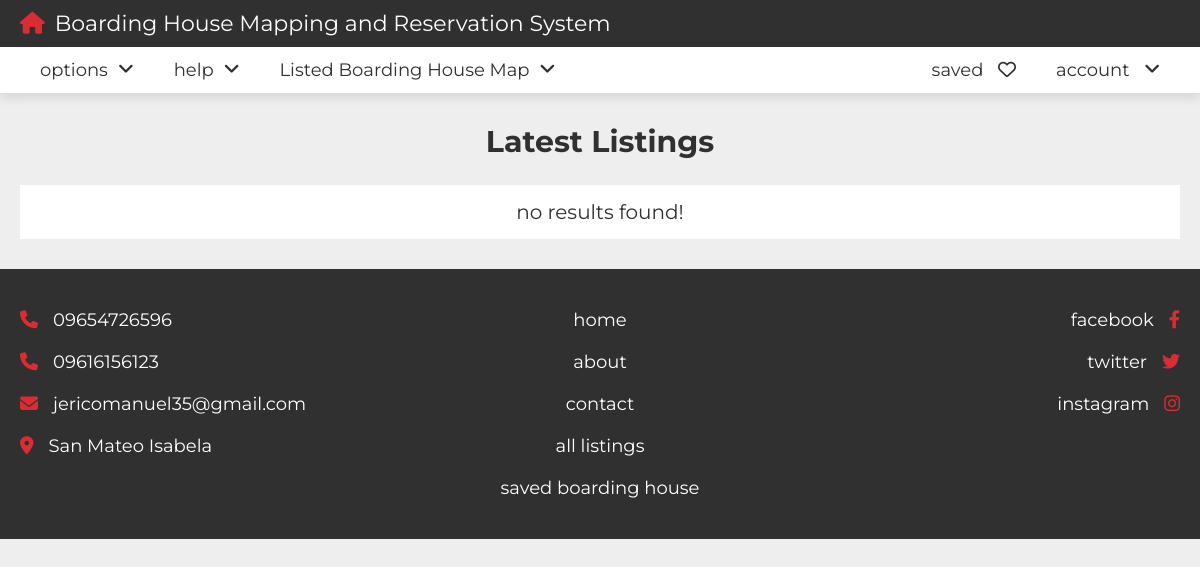
The page /search.php on the database as committed earlier.
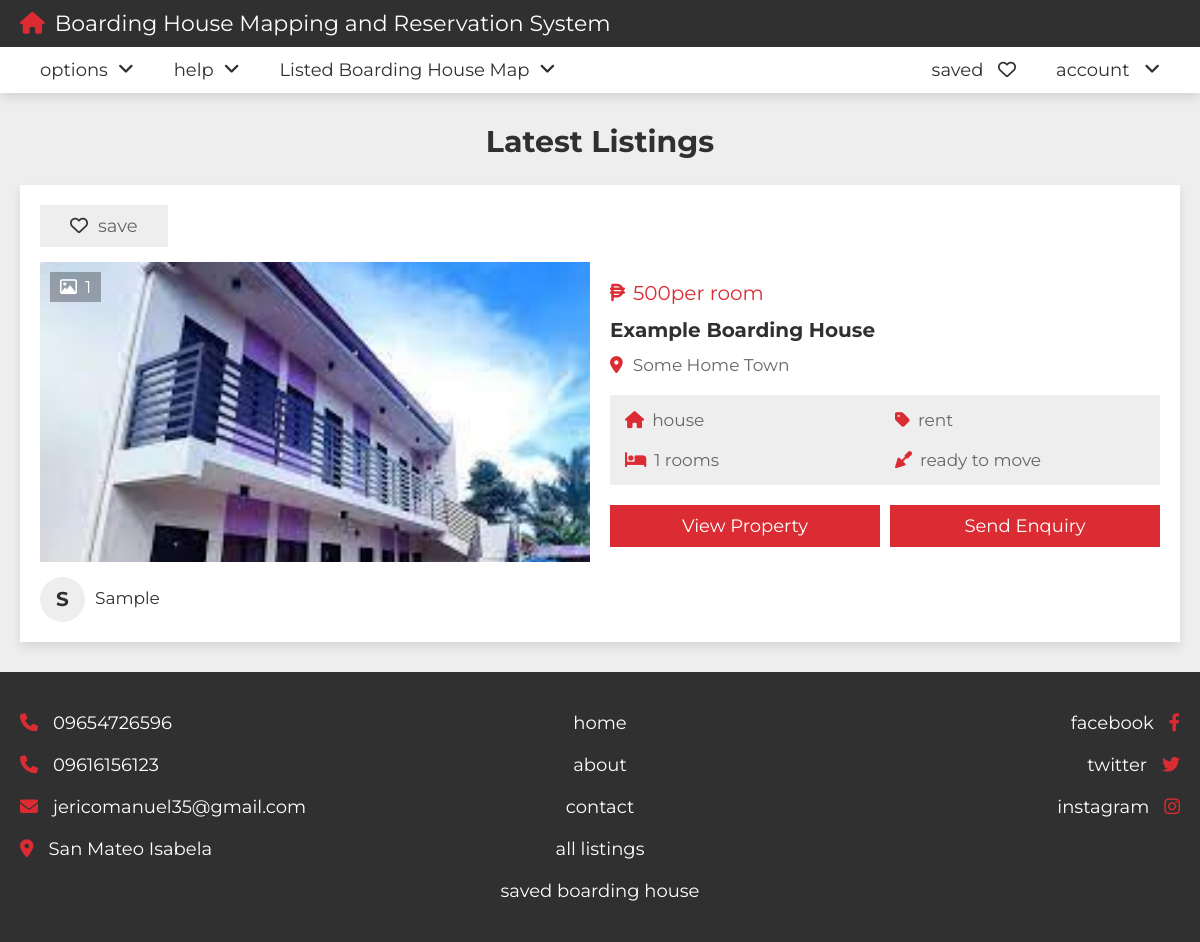
The same page on the database as committed later.
### tables this page shows
CREATE TABLE IF NOT EXISTS `property` (
  `id` varchar(20) NOT NULL,
  `user_id` varchar(20) NOT NULL,
  `property_name` varchar(50) NOT NULL,
  `address` varchar(100) NOT NULL,
  `price` varchar(50) NOT NULL,
  `type` varchar(50) NOT NULL,
  `offer` varchar(50) NOT NULL,
  `status` varchar(50) NOT NULL,
  `rooms` varchar(50) NOT NULL,
  `deposite` varchar(50) NOT NULL,
  `bedroom` varchar(50) NOT NULL,
  `bathroom` varchar(50) NOT NULL,
  `availability` varchar(50) NOT NULL,
  `wifi_connection` varchar(50) NOT NULL,
  `water_supply` varchar(50) NOT NULL,
  `electricity` varchar(50) NOT NULL,
  `parking_area` varchar(50) NOT NULL,
  `school_area` varchar(50) NOT NULL,
  `image_01` varchar(50) NOT NULL,
  `image_02` varchar(50) NOT NULL,
  `image_03` varchar(50) NOT NULL,
  `image_04` varchar(50) NOT NULL,
  `image_05` varchar(50) NOT NULL,
  `description` varchar(1000) NOT NULL,
  `date` date DEFAULT NULL
);

CREATE TABLE IF NOT EXISTS `users` (
  `id` varchar(20) NOT NULL,
  `name` varchar(50) NOT NULL,
  `number` varchar(10) NOT NULL,
  `email` varchar(50) NOT NULL,
  `password` varchar(50) NOT NULL
);

### search.php (the view, shortened to what this page needs)
<?php
include 'components/connect.php';
if(isset($_COOKIE['user_id'])){
   $user_id = $_COOKIE['user_id'];
}else{
   $user_id = '';
}
?>
<!DOCTYPE html>
<html lang="en">
<head>
   <link rel="stylesheet" href="https://cdnjs.cloudflare.com/ajax/libs/font-awesome/6.2.0/css/all.min.css">
   <link rel="stylesheet" href="css/style.css">
</head>
<body>
<?php include 'components/home_header.php'; ?>
<?php
if(isset($_POST['h_search'])){
   $h_location = $_POST['h_location'];
   $h_location = filter_var($h_location, FILTER_SANITIZE_STRING);
   $h_type = $_POST['h_type'];
   $h_type = filter_var($h_type, FILTER_SANITIZE_STRING);
   $h_offer = $_POST['h_offer'];
   $h_offer = filter_var($h_offer, FILTER_SANITIZE_STRING);
   $h_min = $_POST['h_min'];
   $h_min = filter_var($h_min, FILTER_SANITIZE_STRING);
   $h_max = $_POST['h_max'];
   $h_max = filter_var($h_max, FILTER_SANITIZE_STRING);
   $select_properties = $conn->prepare("SELECT * FROM `property` WHERE address LIKE '%{$h_location}%' AND type LIKE '%{$h_type}%' AND offer LIKE '%{$h_offer}%' AND price BETWEEN $h_min AND $h_max ORDER BY date DESC");
   $select_properties->execute();
}else{
   $select_properties = $conn->prepare("SELECT * FROM `property` ORDER BY date DESC LIMIT 6");
   $select_properties->execute();
}
?>
<section class="listings">
   <?php
      if(isset($_POST['h_search']) or isset($_POST['filter_search'])){
         echo '<h1 class="heading">search results</h1>';
      }else{
         echo '<h1 class="heading">latest listings</h1>';
      }
   ?>
   <div class="box-container">
      <?php
         if($select_properties->rowCount() > 0){
            while($fetch_property = $select_properties->fetch(PDO::FETCH_ASSOC)){
            $select_user = $conn->prepare("SELECT * FROM `users` WHERE id = ?");
            $select_user->execute([$fetch_property['user_id']]);
            $fetch_user = $select_user->fetch(PDO::FETCH_ASSOC);
            if(!empty($fetch_property['image_02'])){
               $image_coutn_02 = 1;
            }else{
               $image_coutn_02 = 0;
            }
            if(!empty($fetch_property['image_03'])){
               $image_coutn_03 = 1;
            }else{
               $image_coutn_03 = 0;
            }
            if(!empty($fetch_property['image_04'])){
               $image_coutn_04 = 1;
            }else{
               $image_coutn_04 = 0;
            }
            if(!empty($fetch_property['image_05'])){
               $image_coutn_05 = 1;
            }else{
               $image_coutn_05 = 0;
            }
            $total_images = (1 + $image_coutn_02 + $image_coutn_03 + $image_coutn_04 + $image_coutn_05);
            $select_saved = $conn->prepare("SELECT * FROM `saved` WHERE property_id = ? and user_id = ?");
            $select_saved->execute([$fetch_property['id'], $user_id]);
      ?>
      <form action="" method="POST">
         <div class="box">
            <?php
               if($select_saved->rowCount() > 0){
            ?>
            <button type="submit" name="save" class="save"><i class="fas fa-heart"></i><span>saved</span></button>
            <?php
               }else{
            ?>
            <button type="submit" name="save" class="save"><i class="far fa-heart"></i><span>save</span></button>
            <?php
               }
            ?>
            <div class="thumb">
               <p class="total-images"><i class="far fa-image"></i><span><?= $total_images; ?></span></p>
               <img src="uploaded_files/<?= $fetch_property['image_01']; ?>" alt="">
            </div>
            <div class="admin">
               <h3><?= substr($fetch_user['name'], 0, 1); ?></h3>
               <div>
                  <p><?= $fetch_user['name']; ?></p>
               </div>
            </div>
         </div>
         <div class="box">
            <div class="price"><i class="fa-solid fa-peso-sign"></i><span><?= $fetch_property['price']; ?>per room</span></div>
            <h3 class="name"><?= $fetch_property['property_name']; ?></h3>
            <p class="location"><i class="fas fa-map-marker-alt"></i><span><?= $fetch_property['address']; ?></span></p>
            <div class="flex">
               <p><i class="fas fa-house"></i><span><?= $fetch_property['type']; ?></span></p>
               <p><i class="fas fa-tag"></i><span><?= $fetch_property['offer']; ?></span></p>
               <p><i class="fas fa-bed"></i><span><?= $fetch_property['rooms']; ?> rooms</span></p>
               <p><i class="fas fa-trowel"></i><span><?= $fetch_property['status']; ?></span></p>
            </div>
            <div class="flex-btn">
               <a href="view_property.php?get_id=<?= $fetch_property['id']; ?>" class="btn">view property</a>
               <input type="submit" value="send enquiry" name="send" class="btn">
            </div>
         </div>
      </form>
      <?php
         }
      }else{
         echo '<p class="empty">no results found!</p>';
      }
      ?>
   </div>
</section>
<?php include 'components/footer.php'; ?>
</body>
</html>

Rows that differ between the two databases and show on the page:
added property: total_images "1", image_01 (picture), user.name "S", user.name "Sample", price "500", property_name "Example Boarding House", address "Some Home Town", type "house", offer "rent", rooms "1", status "ready to move"
Other text that changed with them:
text no longer shown: "no results found!"
